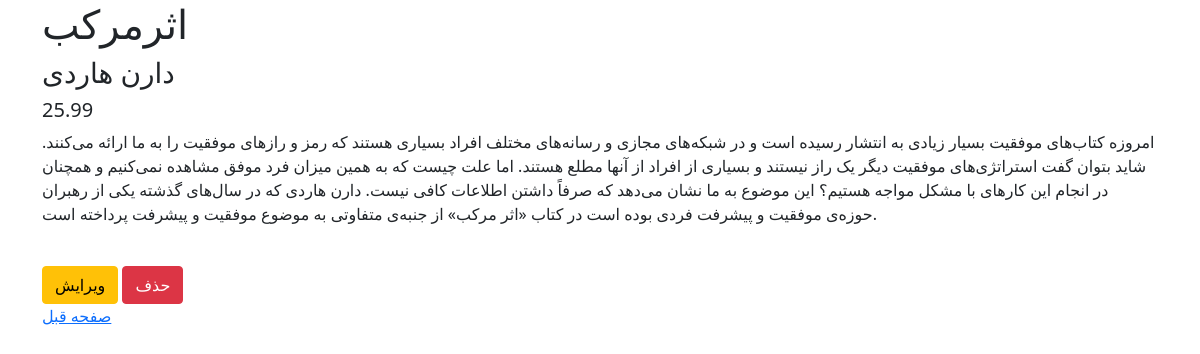
The page /books/1/ on the database as committed earlier.
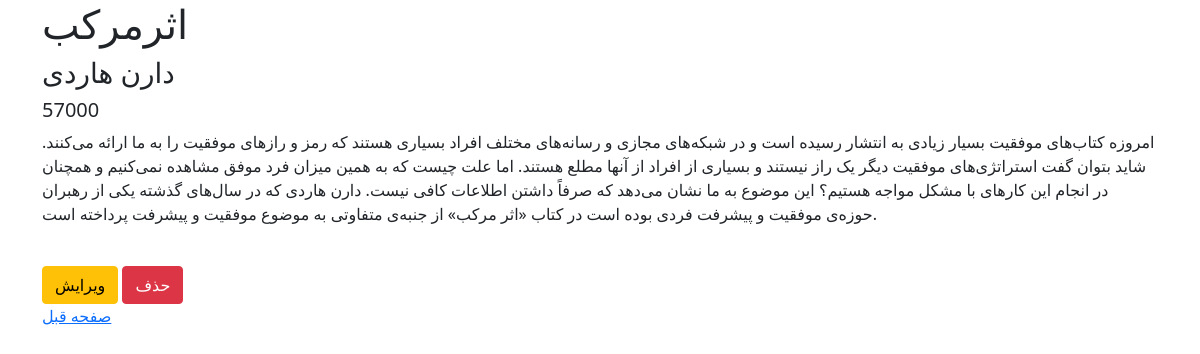
The same page on the database as committed later.
### books/models.py (models this page shows, shortened)
class Book(models.Model):
    title = models.CharField(max_length=200)
    author = models.CharField(max_length=200)
    content = models.TextField()
    price = models.PositiveIntegerField()

### books/views.py (the view)
# urls.py: path('<int:pk>/', views.BookDetailView.as_view(), name='book_detail'),
class BookDetailView(generic.DetailView):
    model = Book
    template_name = 'books/book_detail.html'
    context_object_name = 'book'

### books/templates/books/book_detail.html (shortened to what this page needs)
{% extends '_base.html' %}
{% block content %}
    <h1>{{ book.title }}</h1>
    <h3>{{ book.author }}</h3>
    <h5>{{ book.price }}</h5>
    <p>{{ book.content }}</p>
    <br>
    <a href="{% url 'book_update' book.id %}"><button class="btn btn-warning" type="button">ویرایش</button></a>
    <a href="{% url 'book_delete' book.id %}"><button class="btn btn-danger" type="button">حذف</button></a>
    <br>
    <a href="{% url 'book_list' %}">صفحه قبل</a>
{% endblock %}

### templates/_base.html (shortened to what this page needs)
<!DOCTYPE HTML PUBLIC "-//W3C//DTD HTML 4.01//EN" "http://www.w3.org/TR/html4/strict.dtd">
<html lang="en">
<head>
    <link href="https://cdn.jsdelivr.net/npm/bootstrap@5.1.3/dist/css/bootstrap.min.css" rel="stylesheet"
>
</head>
<body>
    <div class="container">
        {% block content %}
        {% endblock content %}
    </div>
</body>
</html>

Rows that differ between the two databases and show on the page:
changed Book "دارن هاردی": price "25.99" → "57000"
